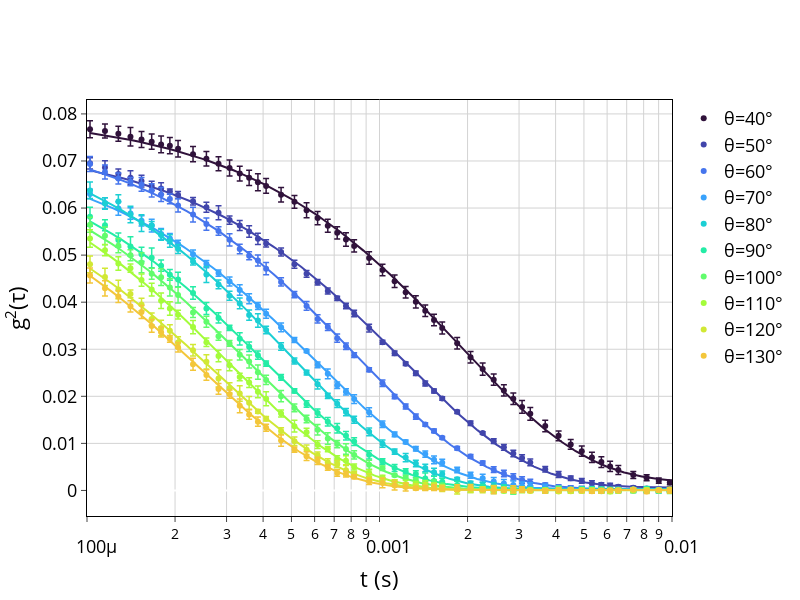

Notebook source saved alongside this figure:
### Markdown cell above
# PLOT FIT

### Code cell
colors = px.colors.sequential.Turbo

fig = go.Figure()
for i,θ in enumerate(data.keys()):
    x = data[θ]['t']
    y = data[θ]['g']
    γ = data[θ]['gamma']
    sigmay = data[θ]['sigmag']
    X,Y = data[θ]['fit'].draw()

    # plt.plot(X,Y)
    # plt.xlim(0,1)
    # plt.show()

    fig.add_trace(go.Scatter(x=X, y=Y, mode='lines',line_color=colors[i], showlegend=False,hoverinfo='skip'))

    fig.add_trace(go.Scatter(x=x,y=y, mode='markers', name=f'θ={θ}°',
        marker=dict(color = colors[i]),
        error_y=dict( 
			type='data', 
			array=sigmay, 
			color=colors[i],
			thickness=1.5, 
			width=3, 
		)))

fig.update_layout(
        xaxis_type="log",
        yaxis_title="g<sup>2</sup>(τ)",
        xaxis_title="t (s)",
        # title='g<sup>2</sup>(τ) vs t',
        xaxis=dict(range=[np.log10(0.0001), np.log10(0.010)]),
        width=800,
        height=600,
        # title={
        #     'text': "Correlation Function g<sup>2</sup>(τ)",
        #     'y':0.9,
        #     'x':0.5,
        #     'xanchor': 'center',
        #     'yanchor': 'top',
        #     'font':dict(size=30)
        # },
        plot_bgcolor='white',
        font=dict(
            #family="Courier New, monospace",
            size=18,
            color="Black"
        ),
            # yaxis=dict(range=[0, 0.06])
    )

fig.update_xaxes(
    mirror=True,
    ticks='outside',
    showline=True,
    linecolor='black',
    gridcolor='lightgrey'
)
fig.update_yaxes(
    mirror=True,
    ticks='outside',
    showline=True,
    linecolor='black',
    gridcolor='lightgrey'
)

fig.show()
